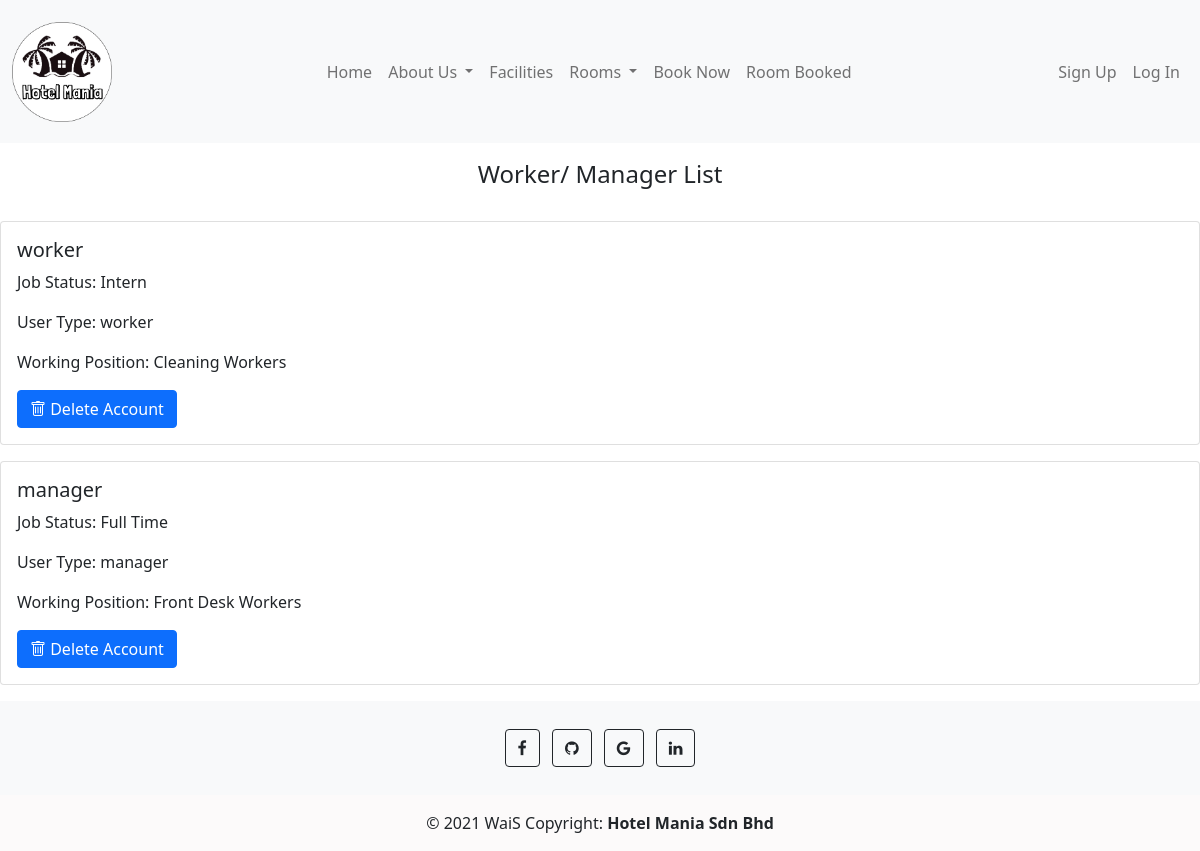
Before: /worker_manager_list.php with the older database file.
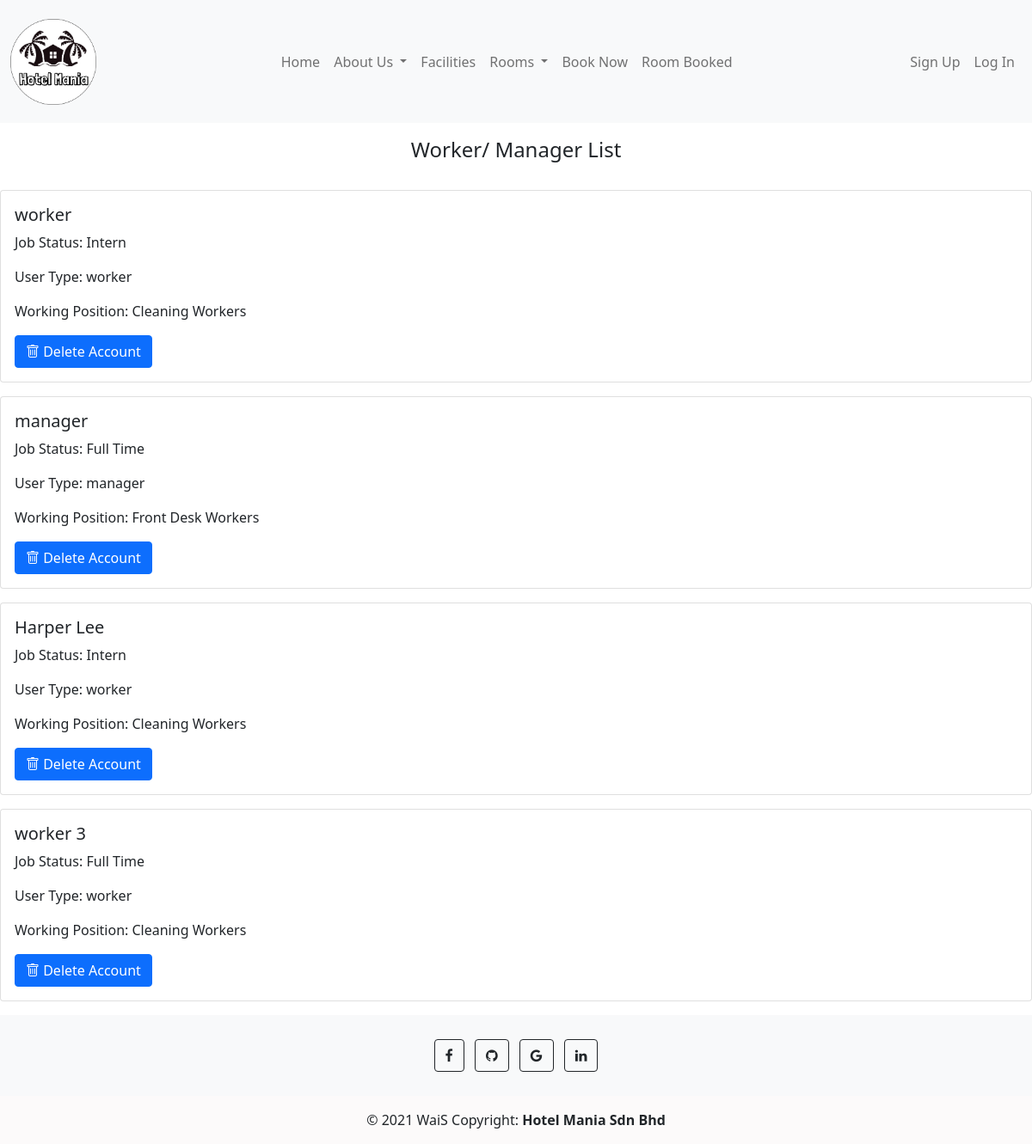
After: the same page with the newer database file.
### tables this page shows
CREATE TABLE `workerdb` (
  `workerId` int(11) NOT NULL,
  `fullName` varchar(144) NOT NULL,
  `jobStatus` enum('Full Time','Part Time','Intern') NOT NULL,
  `userType` enum('worker','customer','manager') NOT NULL,
  `workPosition` enum('Cleaning Workers','Front Desk Workers') NOT NULL,
  `userId` int(11) NOT NULL
);

### backend/config.php (called while the page is built)
<?php
require_once "product_db.php";
$product_db = new product_db();
?>

### backend/product_db.php (called while the page is built, shortened)
<?php
require_once "DBController.php";
class product_db extends DBController{
    function getWorkerInformation()
    {
        $query = "SELECT * FROM workerdb";
        $productResult = $this->getDBResult($query);
        return $productResult;
    }
}
?>

### backend/DBController.php (called while the page is built, shortened)
<?php
class DBController
{
    private $host = "localhost";
    private $user = "root";
    private $password = "";
    private $database = "hotel_mania";
    private static $conn;
    function __construct()
    {
        $this->conn = mysqli_connect($this->host, $this->user, $this->password, $this->database);
    }
    function getDBResult($query, $params = array())
    {
        $sql_statement = $this->conn->prepare($query);
        $sql_statement->execute();
        $result = $sql_statement->get_result();
        if ($result->num_rows > 0) {
            while ($row = $result->fetch_assoc()) {
                $resultset[] = $row;
            }
        }
        if (! empty($resultset)) {
            return $resultset;
        }
    }
}

### worker_manager_list.php (the view, shortened to what this page needs)
<!DOCTYPE html>
<html lang="en">
<?php require_once "backend/config.php"; ?>
<head>
    <link rel="stylesheet" href="css/booking_history.css">
    <link href="https://cdn.jsdelivr.net/npm/bootstrap@5.1.1/dist/css/bootstrap.min.css" rel="stylesheet">
    <link rel="stylesheet" href="  https://printjs-4de6.kxcdn.com/print.min.css">
    <link rel="stylesheet" href="https://cdn.jsdelivr.net/npm/bootstrap-icons@1.6.0/font/bootstrap-icons.css">
</head>
<?php include 'include_php/header.php';?>
<body>
<h4>Worker/ Manager List</h4>
<?php
        $query = "SELECT * FROM workerdb";
        $product_array = $product_db->getWorkerInformation($query);
        if (!empty($product_array)) {
            foreach ($product_array as $key => $value) {
        ?>
<div class="card mb-3" style="max-width: 100em;">
  <div class="row g-0">
      <div class="card-body">
        <h5 class="card-title"><?php echo $product_array[$key]["fullName"]; ?></h5>
        <p class="card-text">Job Status: <?php echo $product_array[$key]["jobStatus"]; ?></p>
        <p class="card-text">User Type: <?php echo $product_array[$key]["userType"]; ?></p>
        <p class="card-text">Working Position: <?php echo $product_array[$key]["workPosition"]; ?></p>
        <a class="btn btn-primary" href="backend/worker_manager_list_backend.php?userId=<?php echo $product_array[$key]["userId"];?>" onClick="return confirm('Are you sure you want to delete?')"><i class="bi bi-trash"></i> Delete Account</a>
      </div>
  </div>
</div>
<?php } }
?>
<?php include 'include_php/footer.php';?>
  </body>
</html>

Changed rows visible on the page:
added workerdb: fullName "Harper Lee", jobStatus "Intern", userType "worker", workPosition "Cleaning Workers"
added workerdb: fullName "worker 3", jobStatus "Full Time", userType "worker", workPosition "Cleaning Workers"
